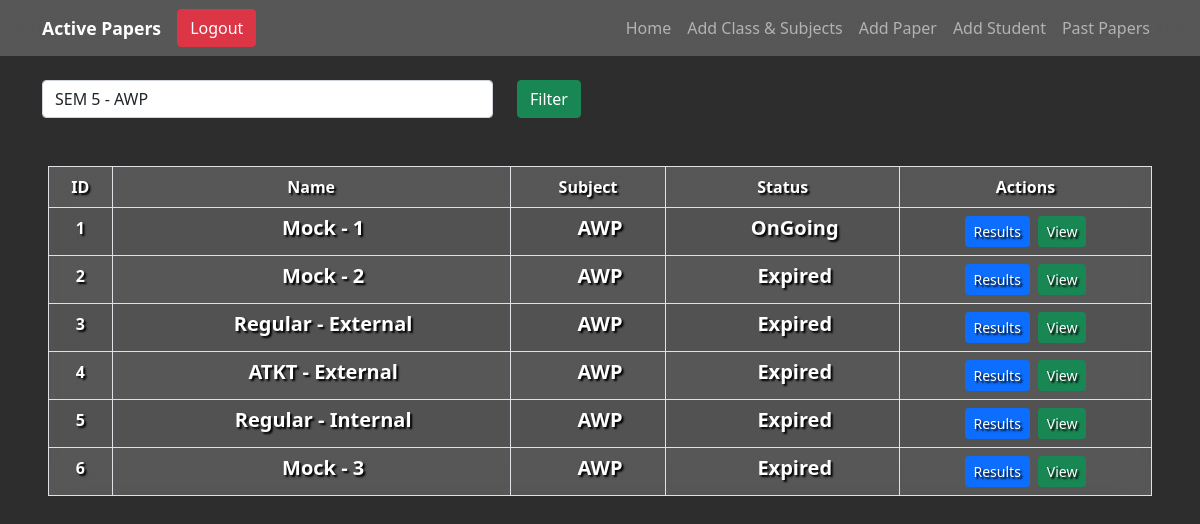
Before: /admin/pastpapers.php (signed in) with the older database file.
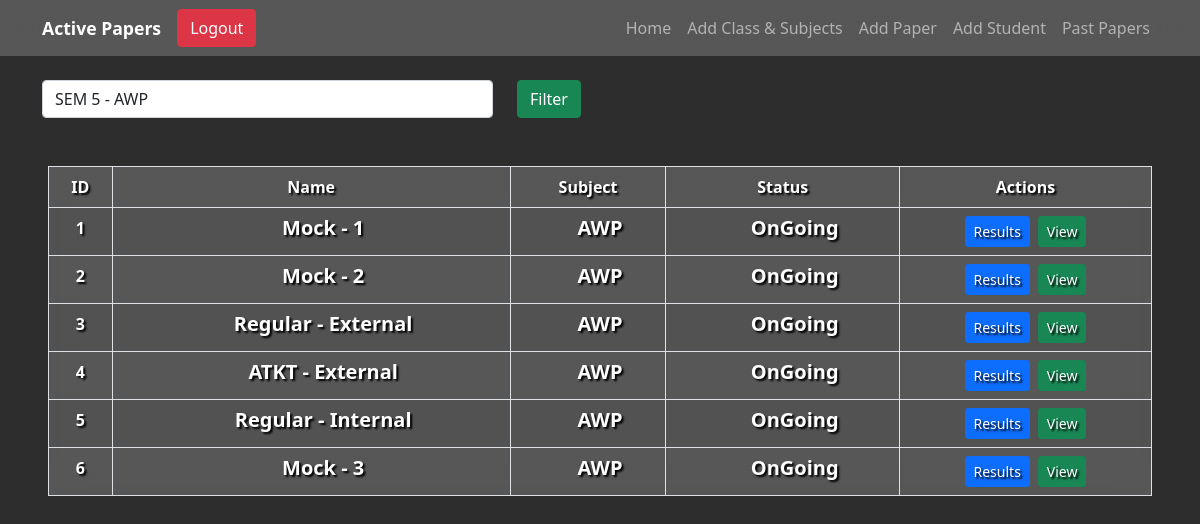
After: the same page with the newer database file.
### tables this page shows
CREATE TABLE `exampaper` (
  `id` int(255) NOT NULL,
  `exam_type` int(1) NOT NULL,
  `name` varchar(50) NOT NULL,
  `Questions` text NOT NULL,
  `subject_id` int(255) NOT NULL,
  `date` text NOT NULL,
  `endTime` text NOT NULL,
  `answers` text NOT NULL,
  `timeLimit` varchar(20) NOT NULL
);

CREATE TABLE `subject` (
  `id` int(255) NOT NULL,
  `sem` int(1) NOT NULL,
  `name` varchar(150) NOT NULL,
  `class_id` int(11) NOT NULL
);

### admin/pastpapers.php (the view, shortened to what this page needs)
<?php require "../db/db.php" ?>
<?php require "../functions/functions.php" ?>
<?php
if (isset($_GET['examId'])) {
    $headerTitle = "Students Info | Admin";
} else if (isset($_GET['answerId'])) {
    $headerTitle = "Student | Admin";
} else {
    $headerTitle = "Active Papers | Admin";
}
?>
<?php include "../includes/header.php" ?>
<div class="app">
    <?php include("../includes/navbar-admin.php") ?>
    <div id="main">
        <div class="container pt-4">
            <form action="pastpapers.php" method="GET" class="row">
                <div class="col-12 col-md-7 col-lg-5">
                    <select name="psubject" class="form-control">
                        <?php $cquery = mysqli_query($con, "SELECT * FROM `classes` WHERE `department_id` = " . $_SESSION['department_id']); ?>
                        <?php while ($c = mysqli_fetch_assoc($cquery)) : ?>
                            <optgroup label="<?php echo $c['year'] ?>">
                                <?php $dquery = mysqli_query($con, "SELECT * FROM `subject` WHERE `class_id` = " . $c['id']); ?>
                                <?php while ($d = mysqli_fetch_assoc($dquery)) : ?>
                                    <option value="<?php echo $d['id'] ?>" <?php echo isset($_GET['filterSubmit']) && $_GET['psubject'] == $d['id'] ? "selected" : "" ?>><?php echo 'SEM ' . $d['sem'] . ' - ' . $d['name'] ?></option>
                                <?php endwhile; ?>
                            </optgroup>
                        <?php endwhile; ?>
                    </select>
                </div>
                <div class="col-12 col-md-2 col-lg-1">
                    <button name="filterSubmit" type="submit" class="btn btn-success">Filter</button>
                </div>
            </form>
        </div>
        <div class="table-responsive mt-5 mx-5">
            <table class="table table-striped table-hover table-bordered blurred-bg">
                <thead>
                    <tr>
                        <th>ID</th>
                        <th>Name</th>
                        <th>Subject</th>
                        <th>Status</th>
                        <th>Actions</th>
                    </tr>
                </thead>
                <?php
                if (isset($_GET['filterSubmit'])) {
                    $query = mysqli_query($con, "SELECT * FROM `exampaper` WHERE `subject_id` = " . $_GET['psubject']);
                } else {
                    $query = mysqli_query($con, "SELECT * FROM `exampaper` WHERE `subject_id` IN (SELECT id FROM `subject` WHERE `class_id` IN (SELECT id FROM `classes` WHERE department_id IN (SELECT id FROM `departments` WHERE id = " . $_SESSION['department_id'] . ")));");
                }
                $srno = 0;
                ?>
                <tbody>
                    <?php while ($row = mysqli_fetch_assoc($query)) : ?>
                        <?php
                        $currTime = new DateTime($timezone = "Asia/Kolkata");
                        $startTime = new DateTime($row['date'], new DateTimeZone("Asia/Kolkata"));
                        $endTime = new DateTime($row['endTime'], new DateTimeZone("Asia/Kolkata"));
                        $startTimeLeft = $currTime->diff($startTime);
                        $endTimeLeft = $currTime->diff($endTime);
                        ?>
                        <tr>
                            <td><?php echo ++$srno; ?></td>
                            <td>
                                <h5 class="fw-bold d-flex align-items-center justify-content-center ps-4 subject">
                                    <?php echo $row['exam_type'] == 1 ? "Regular - " : ($row['exam_type'] == 2 ? "ATKT - " : "Mock - "); ?>
                                    <?php echo $row['exam_type'] == 3 ? $row['name'] : ($row['name'] == '1' ? "Internal" : "External"); ?>
                                </h5>
                            </td>
                            <td>
                                <h5 class="fw-bold d-flex align-items-center justify-content-center ps-4 subject">
                                    <?php $subject = mysqli_fetch_assoc(mysqli_query($con, "SELECT * FROM `subject` WHERE id = " . $row['subject_id'])); ?>
                                    <?php echo $subject['name'] ?>
                                </h5>
                            </td>
                            <td>
                                <h5 class="fw-bold d-flex align-items-center justify-content-center ps-4 subject">
                                    <?php echo $startTimeLeft->invert == '1' && $endTimeLeft->invert == '0' ? "OnGoing" : ""; ?>
                                    <?php echo $startTimeLeft->invert == '1' && $endTimeLeft->invert == '1' ? "Expired" : ""; ?>
                                </h5>
                            </td>
                            <td>
                                <div class="d-flex justify-content-center">
                                    <a href="export.php?result=true&examId=<?php echo $row['id']; ?>" class="btn btn-primary btn-sm">Results</a>
                                    <a href="index.php?examId=<?php echo $row['id'] ?>" class="ms-2 btn btn-success btn-sm">View</a>
                                </div>
                            </td>
                        </tr>
                    <?php endwhile; ?>
                </tbody>
            </table>
        </div>
    </div>
    <?php include "../includes/footer.php" ?>

### includes/header.php (shortened to what this page needs)
<!DOCTYPE html>
<html lang="en">
<head>
	<link rel="stylesheet" href="/assets/css/bootstrap.min.css" />
	<link rel="stylesheet" href="/assets/css/style.css" />
</head>
<body>

### includes/navbar-admin.php (shortened to what this page needs)
<nav class="navbar navbar-expand-lg navbar-dark bg-dark">
    <div class="container">
        <a class="navbar-brand" href="/admin/"><?php echo isset($headerTitle) ? explode(" | ", $headerTitle)[0] : "Dashbard"; ?></a>
        <div>
            <a href="logout.php" class="btn btn-danger">Logout</a>
        </div>
        <div class="collapse navbar-collapse" id="navbarNav">
            <ul class="navbar-nav me-0 ms-auto">
                <li class="nav-item">
                    <a class="nav-link" href="/admin">Home</a>
                </li>
                <li class="nav-item">
                    <a class="nav-link" href="/admin/class.php">Add Class & Subjects</a>
                </li>
                <li class="nav-item">
                    <a class="nav-link" href="/admin/addpaper.php">Add Paper</a>
                </li>
                <li class="nav-item">
                    <a class="nav-link" href="/admin/addstudents.php">Add Student</a>
                </li>
                <li class="nav-item">
                    <a class="nav-link" href="/admin/pastpapers.php">Past Papers</a>
                </li>
            </ul>
        </div>
    </div>
</nav>

### includes/footer.php (shortened to what this page needs)
</body>
</html>

### assets/css/style.css (style rules this page uses)
* { margin: 0; padding: 0; box-sizing: border-box; }
.app { width: 100vw; height: 100vh; background-color: rgba(45, 45, 45); overflow-y: auto; }
h2, h5 { margin: 0; }
.navbar-brand { color: white; font-weight: bold; font-size: 1.1em; }
.subject { height: 100%; }
.navbar { background: rgba(255, 255, 255, 0.2) !important; backdrop-filter: blur(20px) !important; }
.blurred-bg { background: rgba(255, 255, 255, 0.2) !important; backdrop-filter: blur(15px) !important; }
.blurred-bg tr, .blurred-bg td { color: white; text-shadow: 2px 2px 2px #000; font-weight: bold; background-color: transparent; text-align: center; }

Changed rows visible on the page:
changed exampaper (number 2 of 6 on the later page): date "Expired" → "OnGoing"
changed exampaper (number 3 of 6 on the later page): date "Expired" → "OnGoing"
changed exampaper (number 4 of 6 on the later page): date "Expired" → "OnGoing"
changed exampaper (number 5 of 6 on the later page): date "Expired" → "OnGoing"
changed exampaper (number 6 of 6 on the later page): date "Expired" → "OnGoing"
